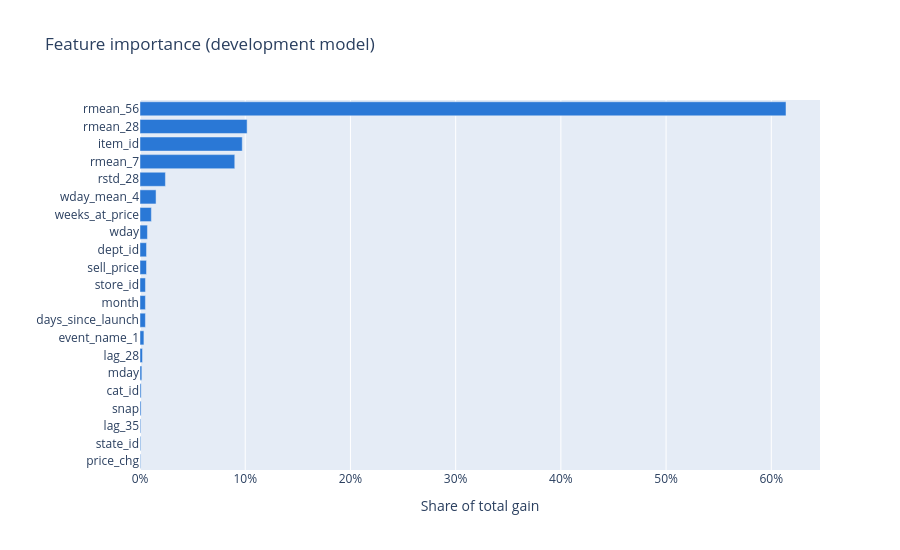

Here is the notebook cell this chart was saved with:
### Markdown cell above
**Feature importance** (gain = loss ที่ลดลงรวมจากการ split ด้วย feature นั้น)

### Code cell
importance = (
    pd.Series(dev_model.feature_importance("gain"), index=FEATURES, name="gain")
    .pipe(lambda s: s / s.sum()).sort_values().reset_index().rename(columns={"index": "feature"})
)
fig = px.bar(importance, x="gain", y="feature", orientation="h",
             color_discrete_sequence=["#2a78d6"], labels={"gain": "Share of total gain", "feature": ""},
             title="Feature importance (development model)", height=550)
fig.update_xaxes(tickformat=".0%")
fig.show()

### Figure 1 — Plotly figure (JSON) as saved in the notebook; plotly's stock layout.template omitted (floating-point values rounded to 4 significant figures)
{"data": [{"hovertemplate": "Share of total gain=%{x}<br>=%{y}<extra></extra>", "legendgroup": "", "marker": {"color": "#2a78d6", "pattern": {"shape": ""}}, "name": "", "orientation": "h", "showlegend": false, "textposition": "auto", "type": "bar", "x": [0.0005387, 0.0006814, 0.0007051, 0.001015, 0.00109, 0.001748, 0.00236, 0.003722, 0.005133, 0.005151, 0.005187, 0.006164, 0.006193, 0.00707, 0.01081, 0.01525, 0.02416, 0.09007, 0.09718, 0.1018, 0.614], "xaxis": "x", "y": ["price_chg", "state_id", "lag_35", "snap", "cat_id", "mday", "lag_28", "event_name_1", "days_since_launch", "month", "store_id", "sell_price", "dept_id", "wday", "weeks_at_price", "wday_mean_4", "rstd_28", "rmean_7", "item_id", "rmean_28", "rmean_56"], "yaxis": "y"}], "layout": {"barmode": "relative", "height": 550, "legend": {"tracegroupgap": 0}, "title": {"text": "Feature importance (development model)"}, "xaxis": {"anchor": "y", "domain": [0.0, 1.0], "tickformat": ".0%", "title": {"text": "Share of total gain"}}, "yaxis": {"anchor": "x", "domain": [0.0, 1.0], "title": {"text": ""}}}}
